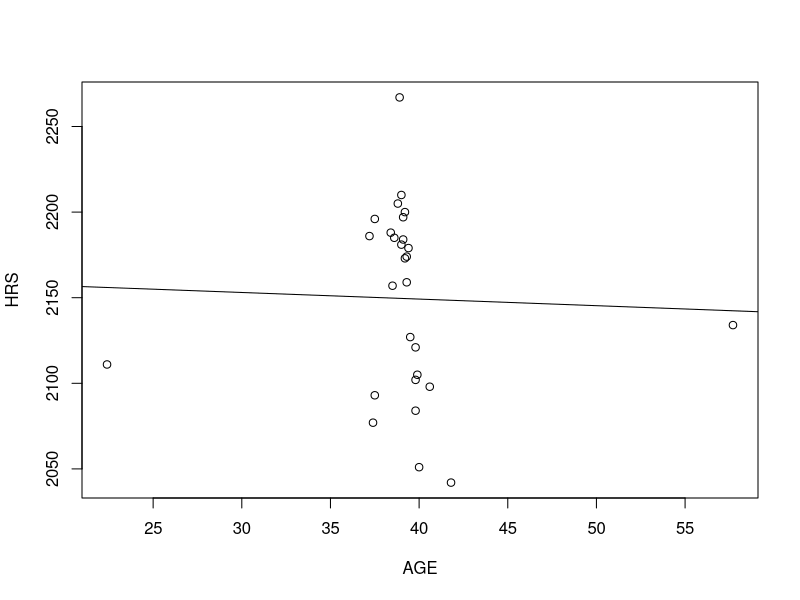
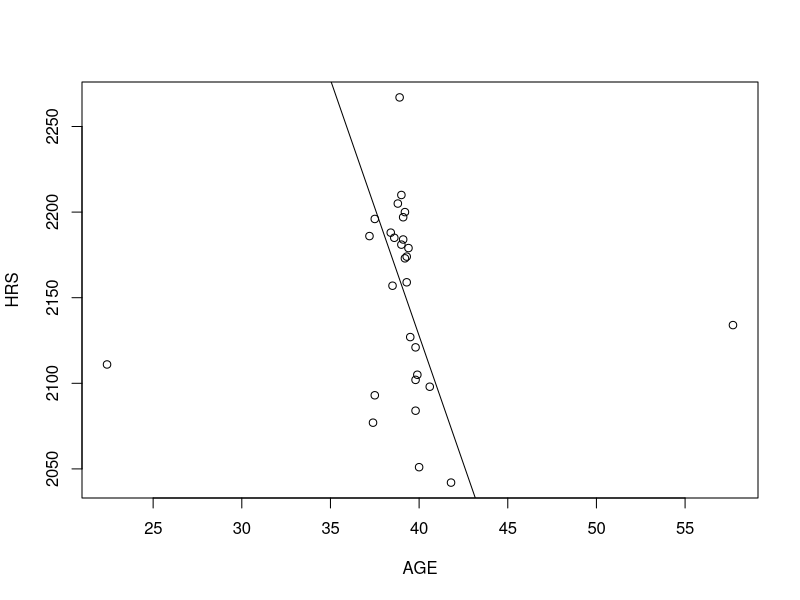

Source code (R) for these figures, in order:
library(rrcov)


### Name: wages
### Title: Wages and Hours
### Aliases: wages
### Keywords: datasets

### ** Examples

    data(wages)
    names(wages)
    x <- as.matrix(wages)
    ok <- is.finite(x %*% rep(1, ncol(x)))
    wages <- wages[ok, , drop = FALSE]
    wages.lm <- lm(HRS~AGE, data=wages)
    plot(HRS ~ AGE, data = wages)
    abline(wages.lm)
    class(wages.lm)
    names(wages.lm)
    summary(wages.lm)
    
    wages.mm <- lmrob(HRS~AGE, data=wages)
    plot(HRS ~ AGE, data = wages)
    abline(wages.mm)
    class(wages.mm)
    names(wages.mm)
    summary(wages.mm)   
